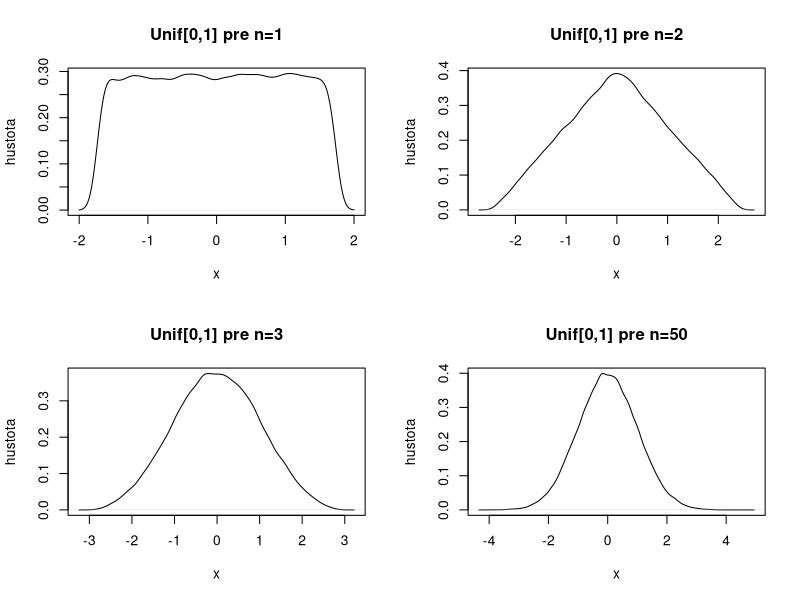
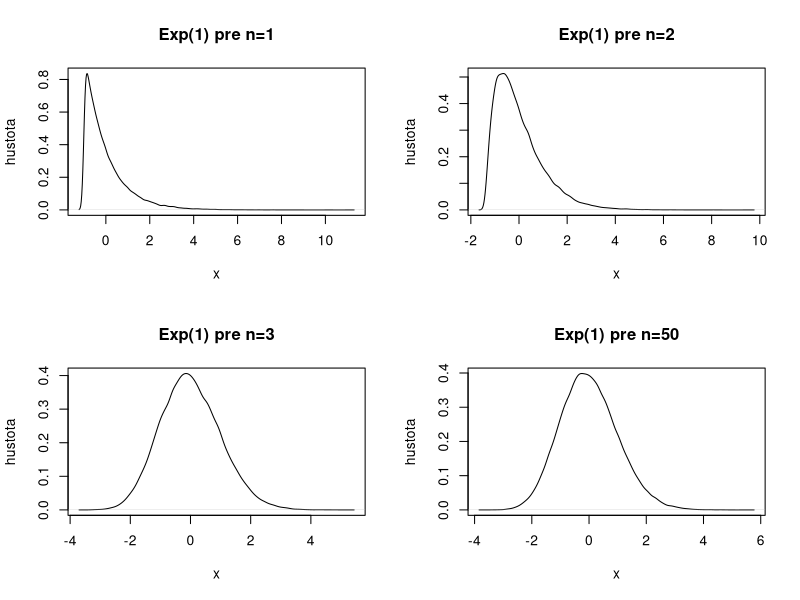
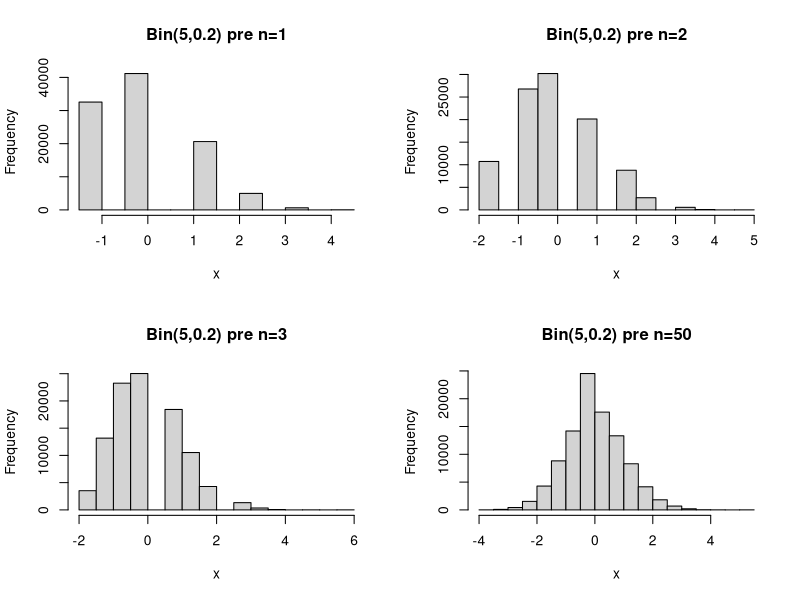
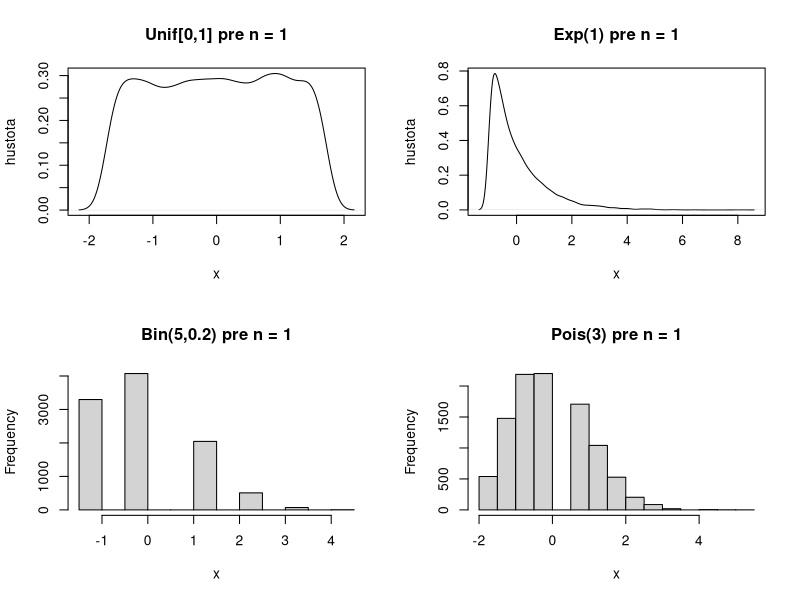
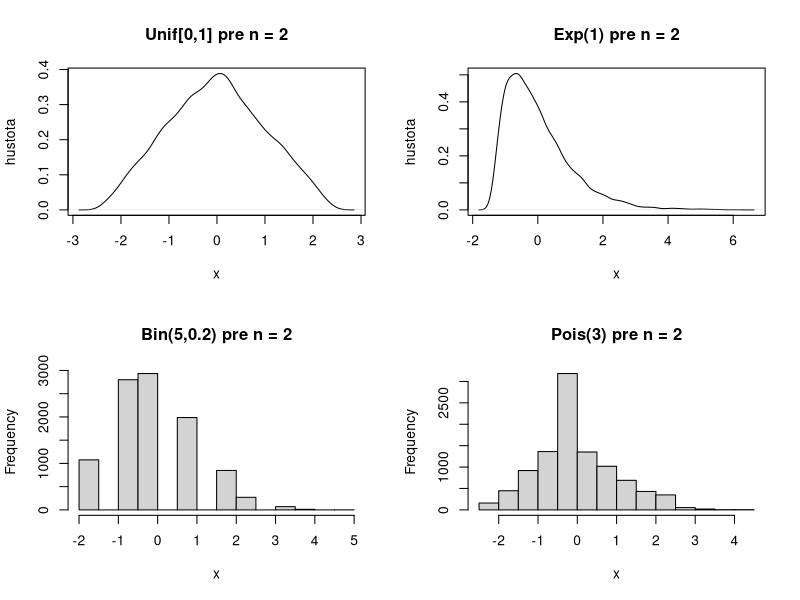
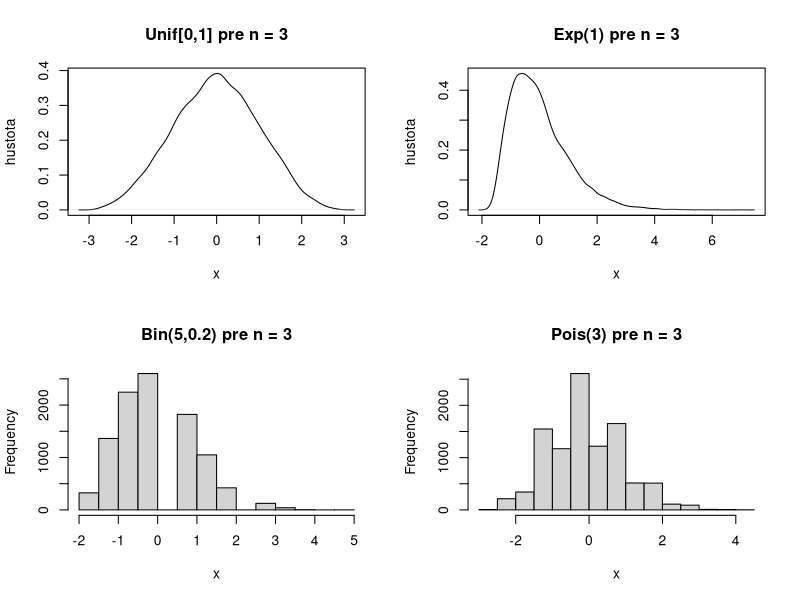
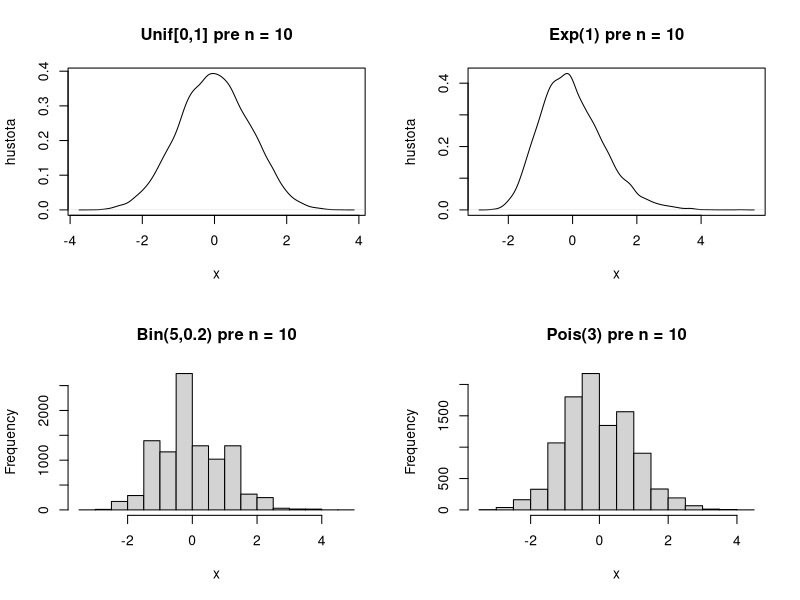
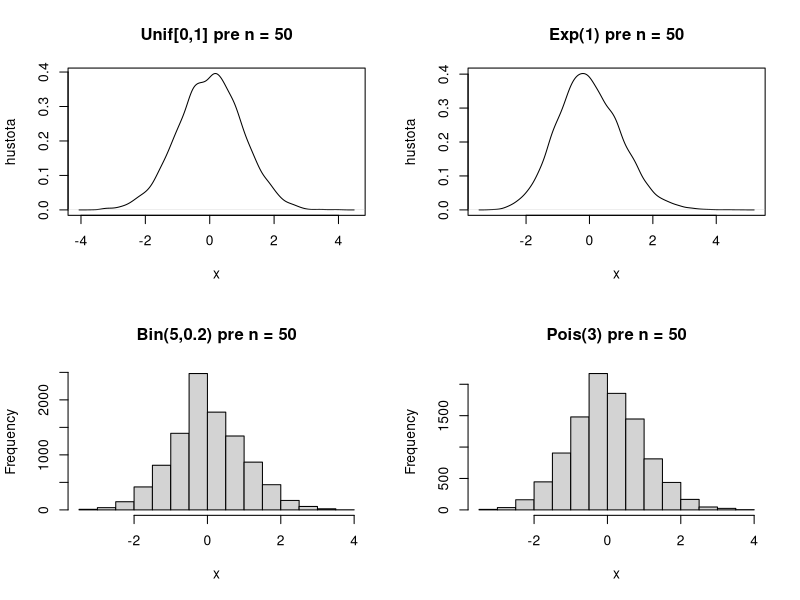

The R source for these figures, in order:
## ---- chunk 1
set.seed(8323)

par(mfrow=c(2,2))

nSim <- 100000

n1 <- 1
n2 <- 2
n3 <- 3
n4 <- 50

X1 <- numeric(nSim)
X2 <- numeric(nSim)
X3 <- numeric(nSim)
X4 <- numeric(nSim)

for (i in 1:nSim){
  X1[i] <- sqrt(n1)*(sum(runif(n1))/n1 - 0.5)/sqrt((1/12))
  X2[i] <- sqrt(n2)*(sum(runif(n2))/n2 - 0.5)/sqrt((1/12))
  X3[i] <- sqrt(n3)*(sum(runif(n3))/n3 - 0.5)/sqrt((1/12))
  X4[i] <- sqrt(n4)*(sum(runif(n4))/n4 - 0.5)/sqrt((1/12))

}

plot(density(X1),
     xlab="x",ylab="hustota",
     main="Unif[0,1] pre n=1")

plot(density(X2),
     xlab="x",ylab="hustota",
     main="Unif[0,1] pre n=2")

plot(density(X3),
     xlab="x",ylab="hustota",
     main="Unif[0,1] pre n=3")

plot(density(X4),
     xlab="x",ylab="hustota",
     main="Unif[0,1] pre n=50")
## ---- chunk 2
set.seed(8323)

par(mfrow=c(2,2))

nSim <- 100000

n1 <- 1
n2 <- 2
n3 <- 3
n3 <- 50

X1 <- numeric(nSim)
X2 <- numeric(nSim)
X3 <- numeric(nSim)
X4 <- numeric(nSim)

for (i in 1:nSim){
  X1[i] <- sqrt(n1)*(sum(rexp(n1,rate=1))/n1 - 1)/1
  X2[i] <- sqrt(n2)*(sum(rexp(n2,rate=1))/n2 - 1)/1
  X3[i] <- sqrt(n3)*(sum(rexp(n3,rate=1))/n3 - 1)/1
  X4[i] <- sqrt(n4)*(sum(rexp(n4,rate=1))/n4 - 1)/1

}

plot(density(X1),
     xlab="x",ylab="hustota",
     main="Exp(1) pre n=1")

plot(density(X2),
     xlab="x",ylab="hustota",
     main="Exp(1) pre n=2")

plot(density(X3),
     xlab="x",ylab="hustota",
     main="Exp(1) pre n=3")

plot(density(X4),
     xlab="x",ylab="hustota",
     main="Exp(1) pre n=50")
## ---- chunk 3
set.seed(8323)

par(mfrow=c(2,2))

nSim <- 100000

n1 <- 1
n2 <- 2
n3 <- 3
n4 <- 50

X1 <- numeric(nSim)
X2 <- numeric(nSim)
X3 <- numeric(nSim)
X4 <- numeric(nSim)

for (i in 1:nSim){
  X1[i] <- sqrt(n1)*(sum(rbinom(n1,size=5,prob=0.2))/n1 - 1)/sqrt(0.8)
  X2[i] <- sqrt(n2)*(sum(rbinom(n2,size=5,prob=0.2))/n2 - 1)/sqrt(0.8)
  X3[i] <- sqrt(n3)*(sum(rbinom(n3,size=5,prob=0.2))/n3 - 1)/sqrt(0.8)
  X4[i] <- sqrt(n4)*(sum(rbinom(n4,size=5,prob=0.2))/n4 - 1)/sqrt(0.8)

}

hist(X1,
     xlab="x",freq=TRUE,
     main="Bin(5,0.2) pre n=1")

hist(X2,
     xlab="x",freq=TRUE,
     main="Bin(5,0.2) pre n=2")

hist(X3,
     xlab="x",freq=TRUE,
     main="Bin(5,0.2) pre n=3")

hist(X4,
     xlab="x",freq=TRUE,
     main="Bin(5,0.2) pre n=50")
## ---- chunk 4
set.seed(8323)
par(mfrow=c(2,2))
set.seed(12928)
nSim <- 10000

n_array <- c(1,2,3,10,50,100,200,300,400,1000,2000,10000)
for (i in 1:12){
  nn <- n_array[i]
  
  X1 <- numeric(nSim)
  X2 <- numeric(nSim)
  X3 <- numeric(nSim)
  X4 <- numeric(nSim)
  for (iSim in 1:nSim){
    X1[iSim] <- sqrt(nn)*(sum(runif(nn))/nn - 0.5)/sqrt((1/12))
    X2[iSim] <- sqrt(nn)*(sum(rexp(nn,rate=1))/nn - 1)/1
    X3[iSim] <- sqrt(nn)*(sum(rbinom(nn,size=5,prob=0.2))/nn - 1)/sqrt(0.8)
    X4[iSim] <- sqrt(nn)*(sum(rpois(nn,lambda=3))/nn - 3)/sqrt(3)
  }
  
  plot(density(X1),
     xlab="x",ylab="hustota",
     main=paste0("Unif[0,1] pre n = ",n_array[i]))
  
  plot(density(X2),
     xlab="x",ylab="hustota",
     main=paste0("Exp(1) pre n = ",n_array[i]))
  
  hist(X3,
     xlab="x",freq=TRUE,
     main=paste0("Bin(5,0.2) pre n = ",n_array[i]))
  
  hist(X4,
     xlab="x",freq=TRUE,
     main=paste0("Pois(3) pre n = ",n_array[i]))
}
## ---- chunk 5
library(ggplot2)
library(patchwork)

mu <- 0
sigma <- 1
x_vals <- seq(mu - 4*sigma, mu + 4*sigma, length.out = 1000)
df <- data.frame(x = x_vals,
                 density = dnorm(x_vals, mu, sigma),
                 cdf = pnorm(x_vals, mu, sigma))
colors <- c("#1b9e77", "#d95f02", "#7570b3")

density_plot <- function(sd_range, col, y_label = FALSE) {
  left <- mu - sd_range * sigma
  right <- mu + sd_range * sigma
  base_plot <- ggplot(df, aes(x, density)) +
    geom_area(data = subset(df, x >= left & x <= right),
              fill = col, alpha = 0.4) +
    geom_vline(xintercept = c(left, right),
               color = col, linetype = "dashed", linewidth = 0.5) +
    geom_line(size = 1.1, color = "black") +
    theme_minimal(base_size = 14) +
    theme(plot.title = element_blank(),
          axis.title.x = element_blank(),
          axis.title.y = element_text(angle = 90)) +
    labs(y = if (y_label) "Funkcia hustoty" else NULL)
  base_plot
}

cdf_plot <- function(sd_range, col, y_label = FALSE) {
  x_min <- mu - sd_range * sigma
  x_max <- mu + sd_range * sigma
  y_min <- pnorm(x_min, mu, sigma)
  y_max <- pnorm(x_max, mu, sigma)
  perc <- round((y_max - y_min) * 100, 1)
  arrow_x <- x_max + 0.3
  label_x <- if (sd_range == 3) arrow_x - 0.3 else arrow_x + 0.1
  label_hjust <- if (sd_range == 3) 1 else 0
  
  base_plot <- ggplot(df, aes(x, cdf)) +
    geom_line(size = 1.1, color = "black") +
    geom_segment(aes(x = arrow_x, xend = arrow_x,
                     y = y_min, yend = y_max),
                 arrow = arrow(length = unit(0.2, "cm"), ends = "both"),
                 color = col, linewidth = 1.1) +
    geom_hline(yintercept = c(y_min, y_max),
               color = col, linetype = "dashed", linewidth = 0.5) +
    annotate("text", x = label_x,
             y = (y_min + y_max) / 2,
             label = paste0(perc, "%"),
             color = col, size = 4, hjust = label_hjust) +
    theme_minimal(base_size = 14) +
    theme(plot.title = element_blank(),
          axis.title.x = element_blank(),
          axis.title.y = element_text(angle = 90)) +
    labs(y = if (y_label) "Kum. distr. funkcia" else NULL)
  base_plot
}


p1 <- density_plot(1, colors[1], y_label = TRUE)
p2 <- density_plot(2, colors[2], y_label = FALSE)
p3 <- density_plot(3, colors[3], y_label = FALSE)

p4 <- cdf_plot(1, colors[1], y_label = TRUE)
p5 <- cdf_plot(2, colors[2], y_label = FALSE)
p6 <- cdf_plot(3, colors[3], y_label = FALSE)

(p1 | p2 | p3) /
  (p4 | p5 | p6)

## ---- chunk 6

set.seed(302)
x <- seq(0,1,by=0.01)
y1 <- x^3
y2 <- sqrt(abs(2+log(x+0.01)))

plot(x,y1,type="l",
     xlab = "",
     ylab = "",
     main = "Ešte divnejší útvar")
lines(x,y2)
polygon(c(x,x[101:1]),c(y1,y2[101:1]),col="gray")

## ---- chunk 7
library(ggplot2)
library(tidyr)
library(dplyr)

set.seed(302)

x <- seq(0.8, 1, by = 0.001)
y1 <- 1 - pbinom(18, 20, x)
y2 <- 1 - pbinom(91, 100, x)
y3 <- abs(y1 - y2)

# Create a tidy data frame
df <- data.frame(
  x = x,
  y1 = y1,
  y2 = y2,
  y3 = y3
) %>%
  pivot_longer(cols = starts_with("y"), names_to = "Type", values_to = "Probability") %>%
  mutate(Type = factor(Type,
                       levels = c("y1", "y2", "y3"),
                       labels = c("Anaconda bicycles", "Borisove bicykle", "Rozdiel")))

# Define custom colors
colors <- c("Anaconda bicycles" = "red", 
            "Borisove bicykle" = "blue", 
            "Rozdiel" = "black")

# Plot
ggplot(df, aes(x = x, y = Probability, color = Type)) +
  geom_line(size = 1) +
  geom_hline(yintercept = 0.05, linetype = "dashed", color = "grey40") +
  scale_color_manual(values = colors) +
  labs(
    title = "",
    x = expression("Pravdepodobnosť spokojnosti " * italic(p)),
    y = expression("Pravdepodobnosť " * (X[A] >= 19) * " alebo " * (X[B] >= 92)),
    color = ""
  )+
  theme_minimal(base_size = 14) +
  theme(
    legend.position = "bottom",
    plot.title = element_text(face = "bold", hjust = 0.5)
  )

